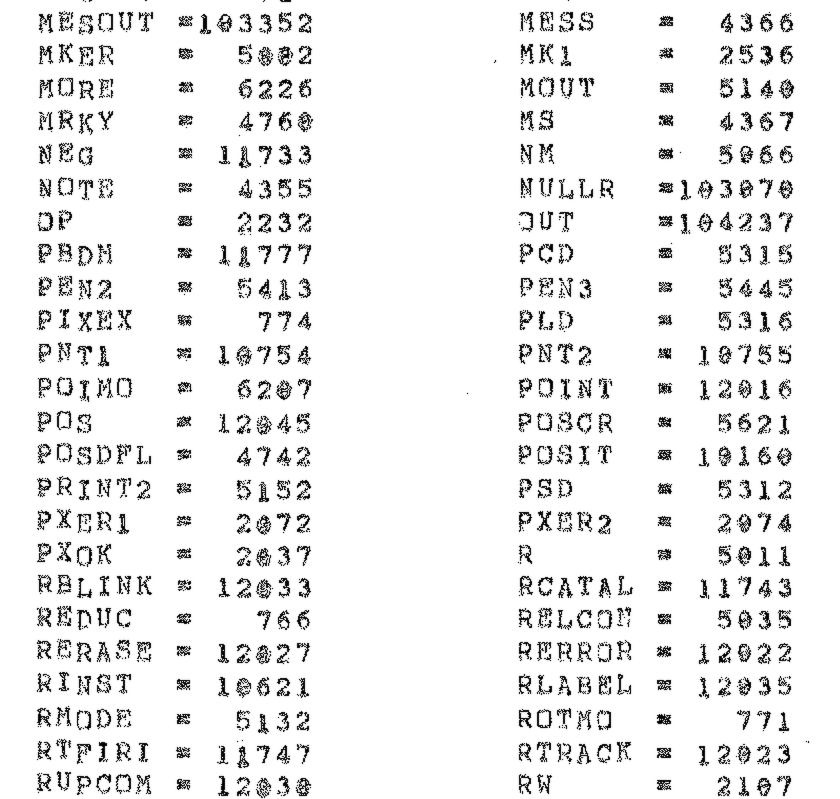
#> input picture characters/heinz-lemke/sources/pixie-assembler-listing-1972/.crops/page-110-A1.png, 1680 x 1598 px, given in place of page-110.png, which was not available (shown at 1/2 size)
$ python symcrop.py
#> lines starting #> are read from the running program, lines starting #| are printed output that depends on the picture; pictures that were not available may be replaced by others from this repository, and a replacement may not be noted
from PIL import Image, ImageOps
im = ImageOps.autocontrast(Image.open('pages/page-110.png').convert('L'))
#> im is the input picture: PIL image 1680x1598 L; min 0, max 255, mean 238
w, h = im.size
#> w = 1680; h = 1598
y0, y1 = 150, h-30
#> y0 = 150; y1 = 1568
bands = {'A': (150, 990), 'B': (1100, 1950)}
step = (y1-y0)//3
#> step = 472
for tag,(bx0,bx1) in bands.items():
    for i in range(3):
        a = max(y0, y0+i*step-40); b = min(y1, y0+(i+1)*step+40)
        c = im.crop((bx0,a,bx1,b))
        c = c.resize((c.width*2, c.height*2), Image.LANCZOS)
        c.save(f'.crops/page-110-{tag}{i}.png')
#> this loop made 2 passes
#> pass 1, `c.save(f'.crops/page-110-{tag}{i}.png')`:
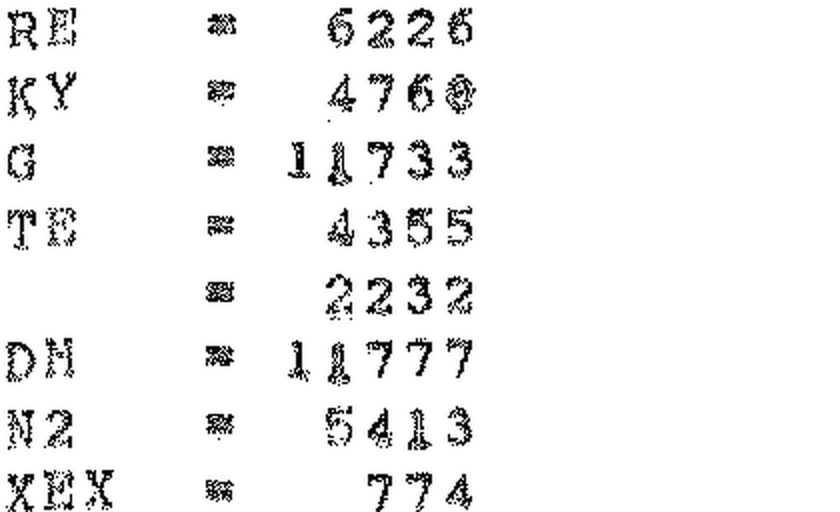
#> saved as page-110-A0.png: PIL image 1680x1024 L (shown at 1/2 size); min 0, max 255, mean 242.7
#> pass 1, `c.save(f'.crops/page-110-{tag}{i}.png')`:
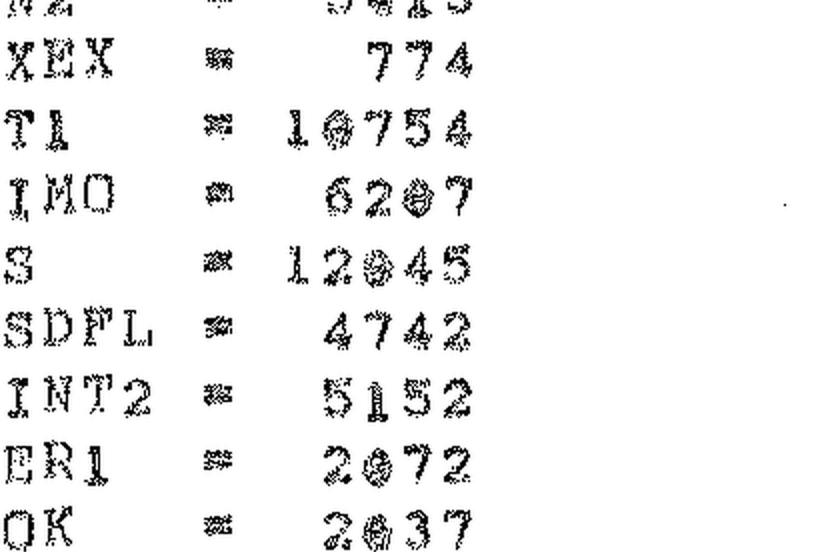
#> saved as page-110-A1.png: PIL image 1680x1104 L (shown at 1/2 size); min 0, max 255, mean 241.5
#> pass 1, `c.save(f'.crops/page-110-{tag}{i}.png')`:
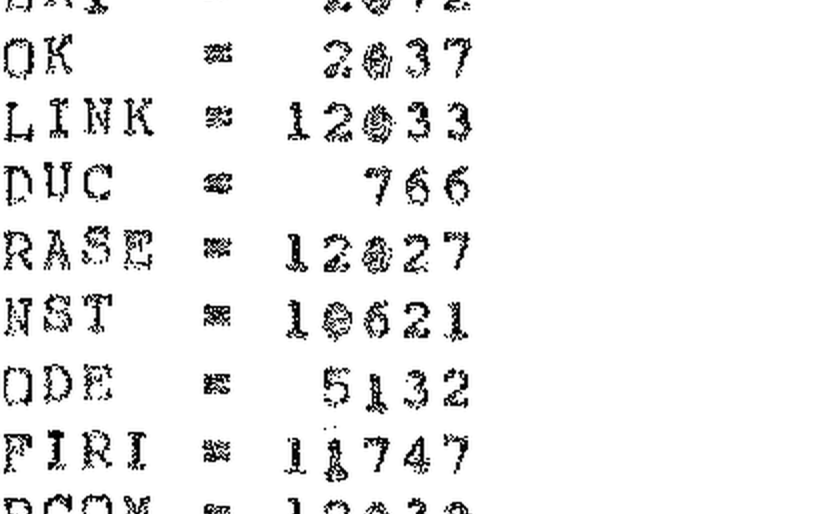
#> saved as page-110-A2.png: PIL image 1680x1028 L (shown at 1/2 size); min 0, max 255, mean 240
#> pass 2, `c.save(f'.crops/page-110-{tag}{i}.png')`:
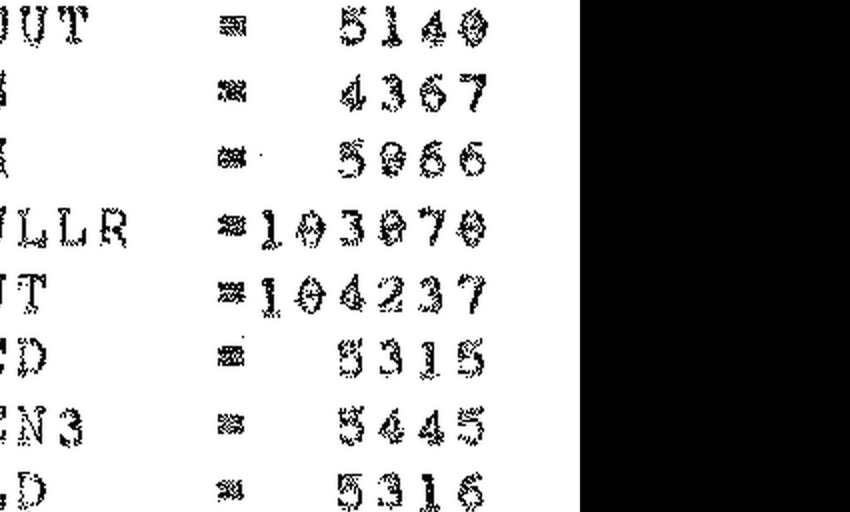
#> saved as page-110-B0.png: PIL image 1700x1024 L (shown at 1/2 size); min 0, max 255, mean 161.7
#> after the loop:
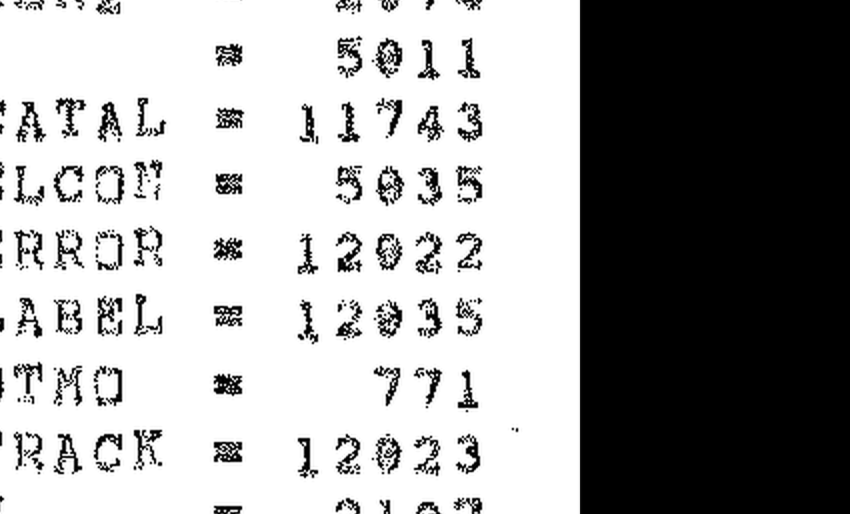
#> c: PIL image 1700x1028 L (shown at 1/2 size); min 0, max 255, mean 159.7
print('ok')

$ run again, on characters/heinz-lemke/sources/pixie-assembler-listing-1972/.crops/page-110-L0.png
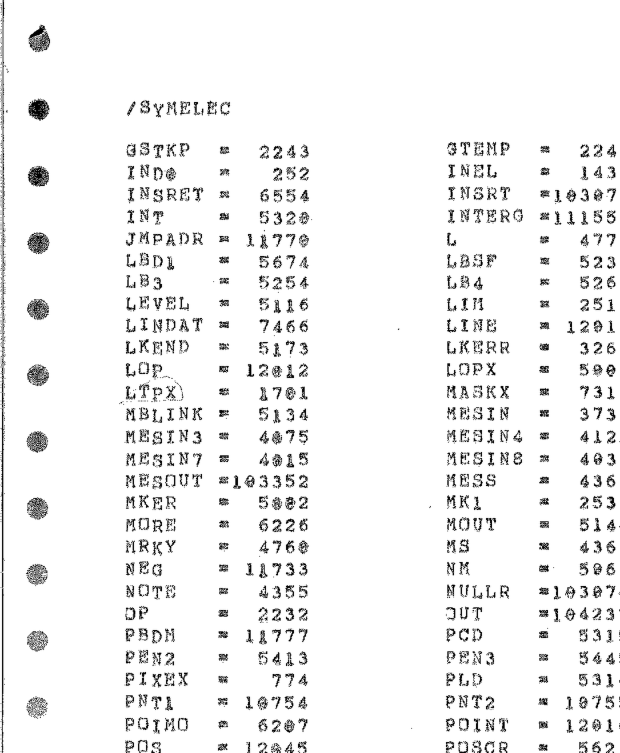
#> input picture characters/heinz-lemke/sources/pixie-assembler-listing-1972/.crops/page-110-L0.png, 1860 x 2258 px, given in place of page-110.png, which was not available (shown at 1/3 size)
#> im is the input picture: PIL image 1860x2258 L; min 0, max 255, mean 241.3
#> the loop `for tag,(bx0,bx1) in bands.items():` made 2 passes
#> pass 1, `c.save(f'.crops/page-110-{tag}{i}.png')`:
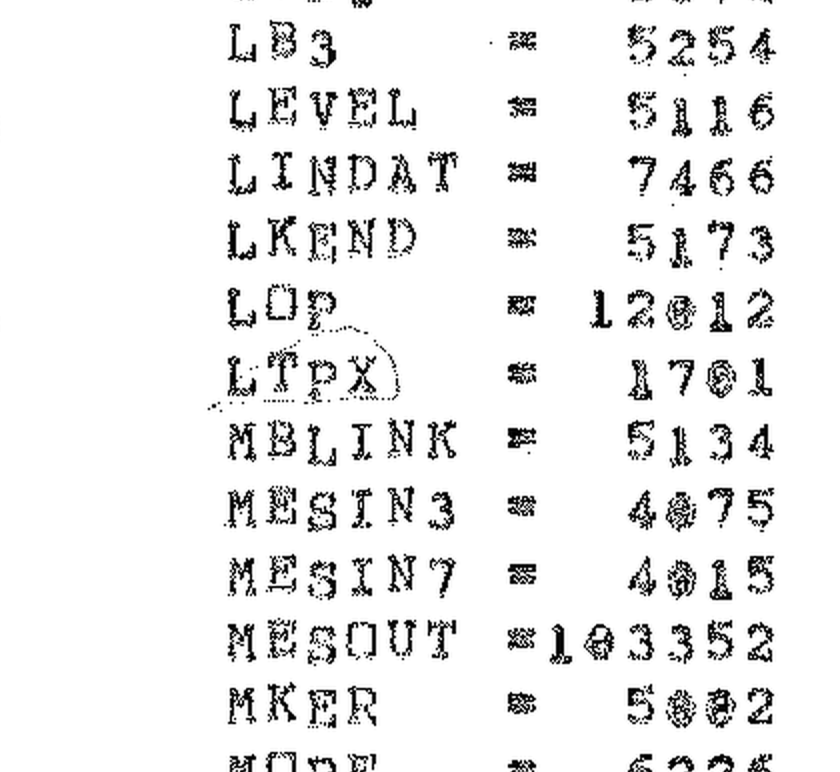
#> saved as page-110-A1.png: PIL image 1680x1544 L (shown at 1/2 size); min 0, max 255, mean 237
#> after the loop `for tag,(bx0,bx1) in bands.items():`:
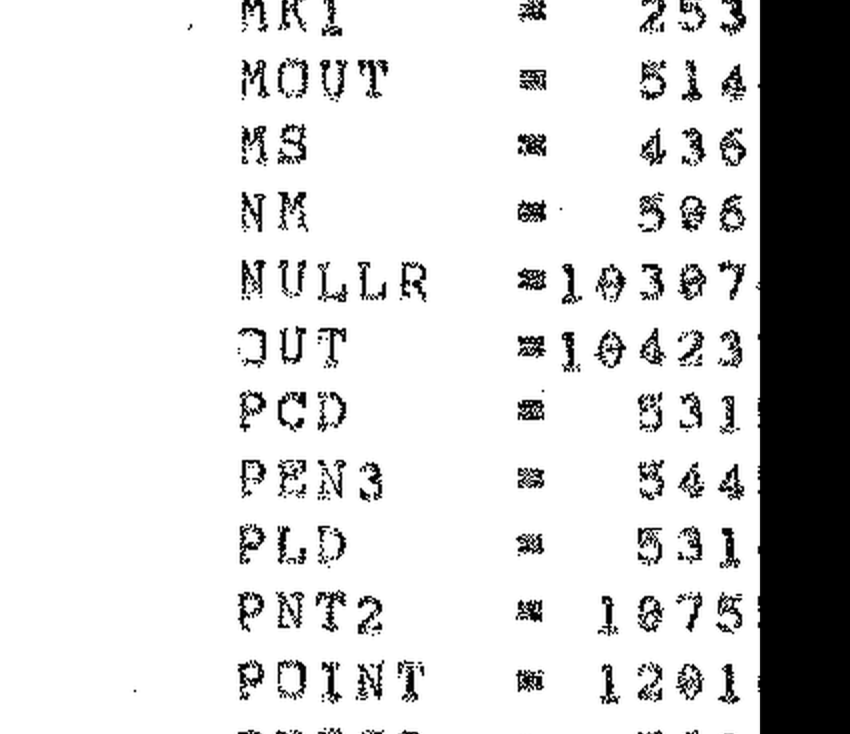
#> c: PIL image 1700x1468 L (shown at 1/2 size); min 0, max 255, mean 214.4

$ run again, on characters/heinz-lemke/sources/pixie-assembler-listing-1972/.crops/page-110-L1.png
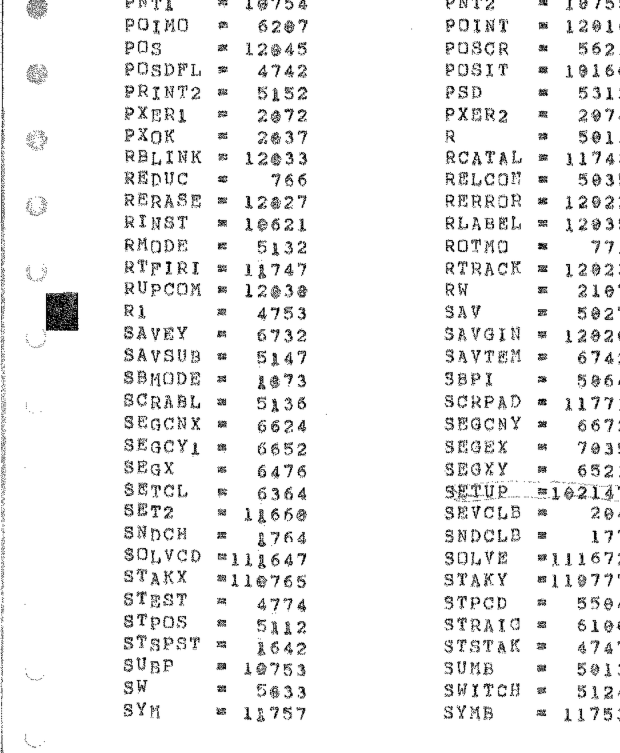
#> input picture characters/heinz-lemke/sources/pixie-assembler-listing-1972/.crops/page-110-L1.png, 1860 x 2258 px, given in place of page-110.png, which was not available (shown at 1/3 size)
#> im is the input picture: PIL image 1860x2258 L; min 0, max 255, mean 239.1
#> the loop `for tag,(bx0,bx1) in bands.items():` made 2 passes
#> pass 1, `c.save(f'.crops/page-110-{tag}{i}.png')`:
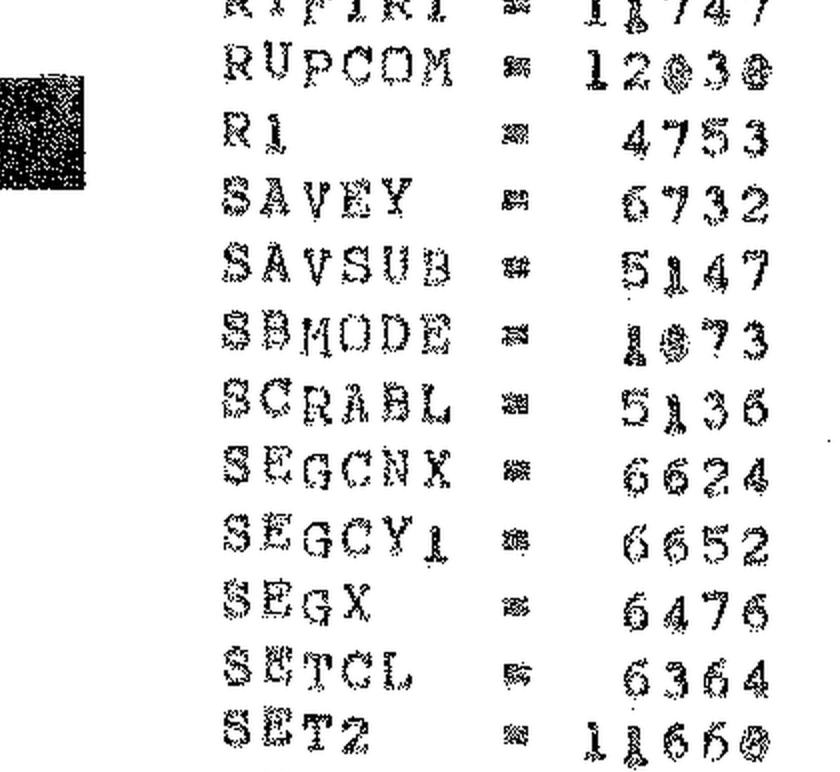
#> saved as page-110-A1.png: PIL image 1680x1544 L (shown at 1/2 size); min 0, max 255, mean 234
#> after the loop `for tag,(bx0,bx1) in bands.items():`:
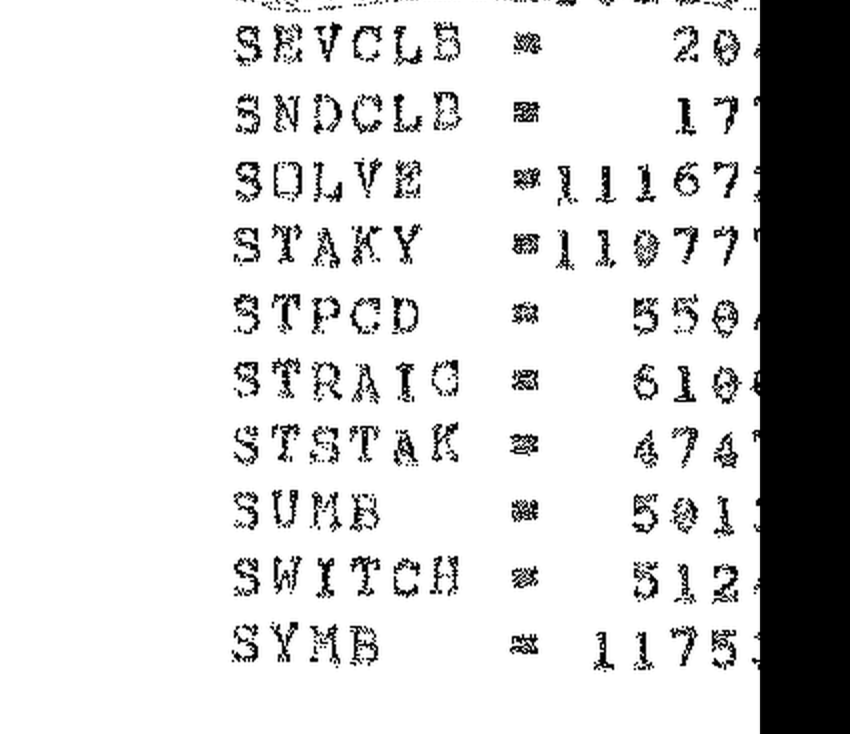
#> c: PIL image 1700x1468 L (shown at 1/2 size); min 0, max 255, mean 213.7

$ run again, on characters/heinz-lemke/sources/pixie-assembler-listing-1972/.crops/page-110-M0.png
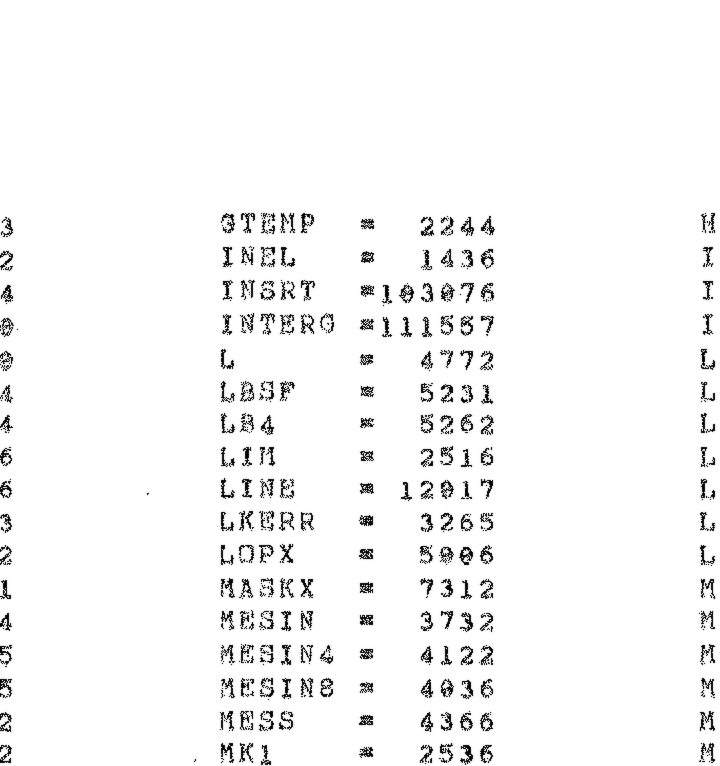
#> input picture characters/heinz-lemke/sources/pixie-assembler-listing-1972/.crops/page-110-M0.png, 1440 x 1532 px, given in place of page-110.png, which was not available (shown at 1/2 size)
#> im is the input picture: PIL image 1440x1532 L; min 0, max 255, mean 246.4
#> the loop `for tag,(bx0,bx1) in bands.items():` made 2 passes
#> pass 1, `c.save(f'.crops/page-110-{tag}{i}.png')`:
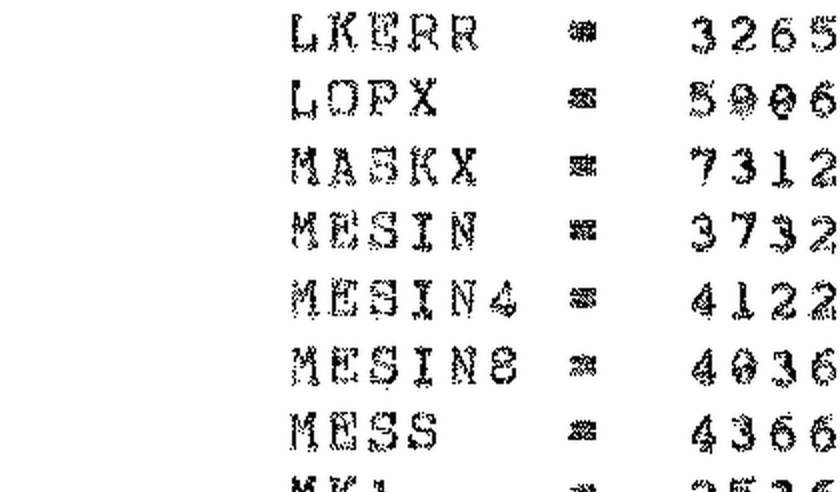
#> saved as page-110-A2.png: PIL image 1680x984 L (shown at 1/2 size); min 0, max 255, mean 237.6
#> pass 2, `c.save(f'.crops/page-110-{tag}{i}.png')`:
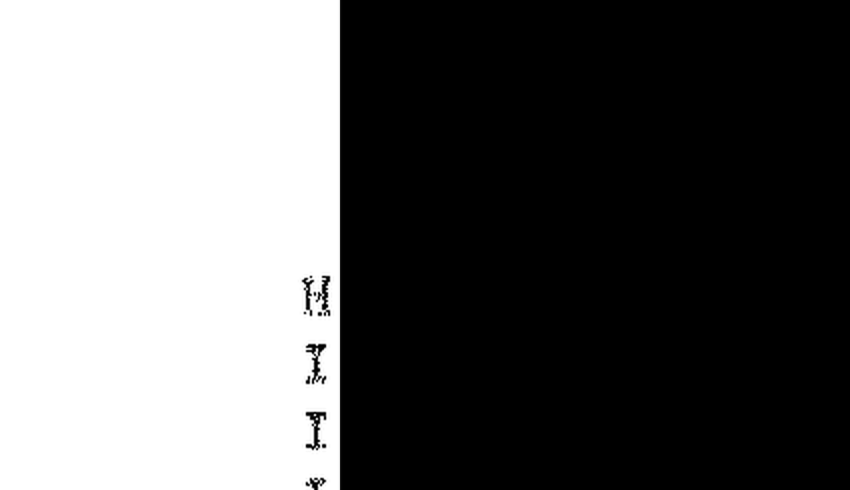
#> saved as page-110-B0.png: PIL image 1700x980 L (shown at 1/2 size); min 0, max 255, mean 101.3
